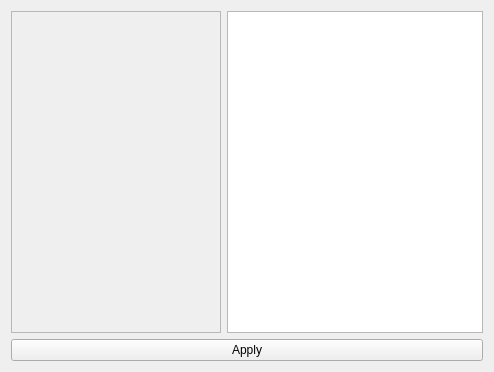
<?xml version="1.0" encoding="UTF-8"?>
<ui version="4.0">
 <class>MainWindow</class>
 <widget class="QWidget" name="MainWindow">
  <property name="geometry">
   <rect>
    <x>0</x>
    <y>0</y>
    <width>494</width>
    <height>372</height>
   </rect>
  </property>
  <property name="windowTitle">
   <string>MainWindow</string>
  </property>
  <layout class="QGridLayout" name="gridLayout">
   <item row="0" column="0">
    <layout class="QGridLayout" name="gridLayout_3" columnstretch="1,0">
     <item row="1" column="0">
      <widget class="PaintCanvas" name="canvas">
       <property name="frameShape">
        <enum>QFrame::StyledPanel</enum>
       </property>
       <property name="frameShadow">
        <enum>QFrame::Raised</enum>
       </property>
      </widget>
     </item>
     <item row="1" column="1">
      <widget class="MyListView" name="primitivesList"/>
     </item>
     <item row="2" column="0" colspan="2">
      <widget class="QPushButton" name="applyButton">
       <property name="text">
        <string>Apply</string>
       </property>
      </widget>
     </item>
    </layout>
   </item>
  </layout>
 </widget>
 <layoutdefault spacing="6" margin="11"/>
 <customwidgets>
  <customwidget>
   <class>PaintCanvas</class>
   <extends>QFrame</extends>
   <header>paintcanvas.h</header>
   <container>1</container>
  </customwidget>
  <customwidget>
   <class>MyListView</class>
   <extends>QListView</extends>
   <header>mylistview.h</header>
  </customwidget>
 </customwidgets>
 <resources/>
 <connections/>
</ui>
